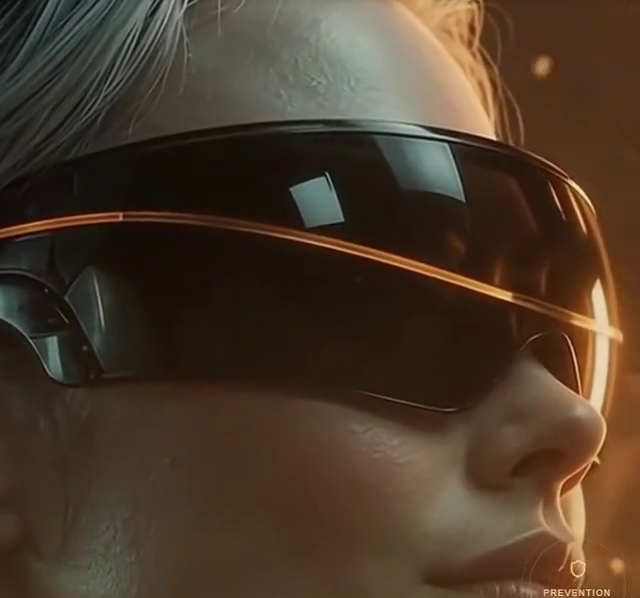
#> input picture frame 35 of public/videos/aegis-hero-mobile.mp4, 640 x 598 px, given in place of person_framing_improved.mp4, which was not available
$ python track_person.py
#> lines starting #> are read from the running program, lines starting #| are printed output that depends on the picture; after the words box and inside, x2 and y2 are one past the last pixel; in counts of white or black regions, pixels touching at a corner belong together; pictures that were not available may be replaced by others from this repository, and a replacement may not be noted
import cv2
import os
import numpy as np

# We can use person_framing_improved.mp4 or Use_the_provided_reference_ima.mp4
# Let's check both
source_full = os.path.expanduser(r"~\Downloads\Use_the_provided_reference_ima.mp4")
source_pfi = os.path.abspath("person_framing_improved.mp4")

print("Checking source_full:", os.path.exists(source_full))
print("Checking source_pfi:", os.path.exists(source_pfi))

cap = cv2.VideoCapture(source_full if os.path.exists(source_full) else source_pfi)
width = int(cap.get(cv2.CAP_PROP_FRAME_WIDTH))
height = int(cap.get(cv2.CAP_PROP_FRAME_HEIGHT))
total_frames = int(cap.get(cv2.CAP_PROP_FRAME_COUNT))
fps = cap.get(cv2.CAP_PROP_FPS)

print(f"Video: {width}x{height}, {fps} fps, {total_frames} frames")

frames_data = []
idx = 0
while True:
    ret, frame = cap.read()
#> frame is the input picture: shape (598, 640, 3); mean B, G, R 41.5, 57.9, 74.9
    if not ret:
        break
    # detect person top (head) and x center
    # threshold brightness
    gray = cv2.cvtColor(frame, cv2.COLOR_BGR2GRAY)
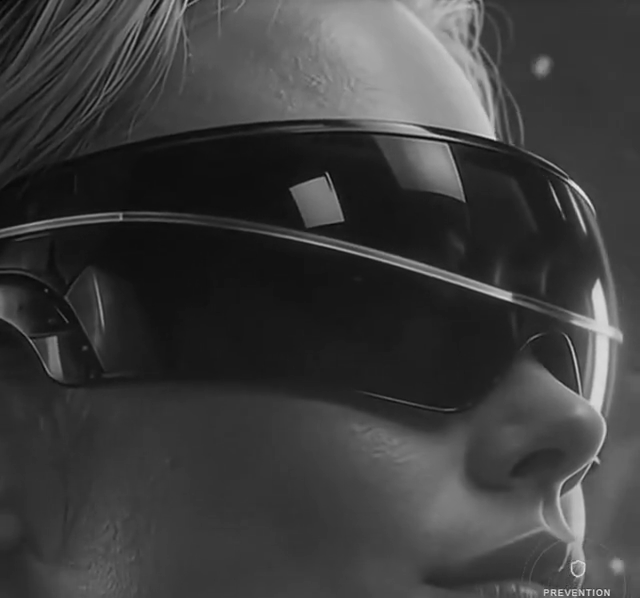
#> gray: shape (598, 640); min 4, max 230, mean 61.1
    person_mask = (gray > 20)
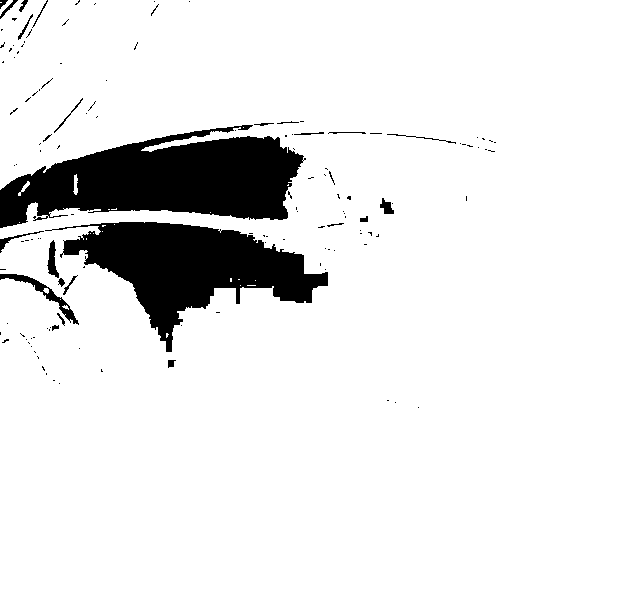
#> person_mask: shape (598, 640) bool; 90.5% white; 137 black regions (112 under 20 px), largest, box (x1, y1, x2, y2) and area: (0, 125, 306, 228) 18708, (45, 222, 328, 352) 15124, (0, 274, 79, 325) 605
    # ignore floor reflection (bottom 10%)
    person_mask[int(height*0.85):, :] = 0
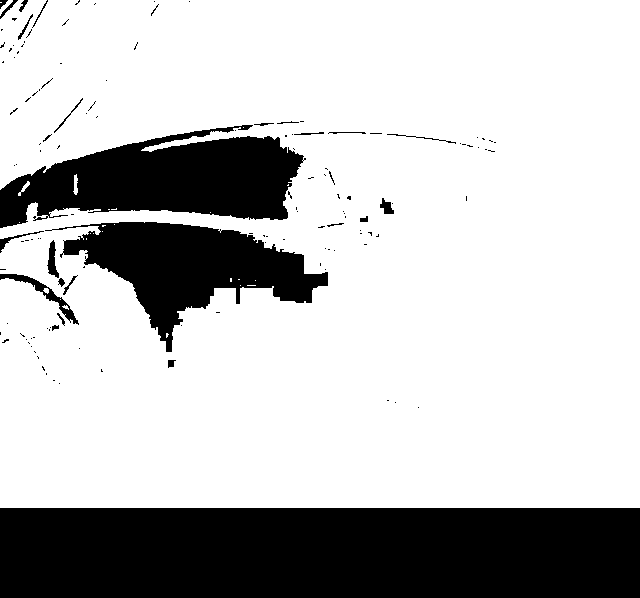
#> person_mask: shape (598, 640) bool; 75.5% white; 138 black regions (112 under 20 px), largest, box (x1, y1, x2, y2) and area: (0, 508, 640, 598) 57600, (0, 125, 306, 228) 18708, (45, 222, 328, 352) 15124
    ys, xs = np.where(person_mask)
    if len(ys) > 0:
        top_y = int(np.min(ys))
#> top_y = 0
        # Head mask: top 120 pixels
        head_mask = person_mask[top_y:top_y+int(height*0.18), :]
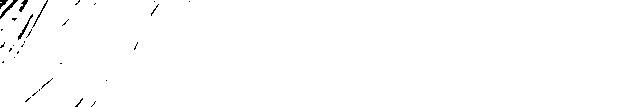
#> head_mask: shape (107, 640) bool; 99.4% white; black in thin lines or dots, all inside (x1, y1, x2, y2) = (0, 0, 190, 107)
        h_ys, h_xs = np.where(head_mask)
        if len(h_xs) > 0:
            cx = float(np.median(h_xs))
#> cx = 321.5
        else:
            cx = float(np.median(xs))
    else:
        top_y = 50
        cx = width / 2.0
    frames_data.append((idx, top_y, cx))
    idx += 1

cap.release()

print(f"Processed {len(frames_data)} frames")
for i in [0, 30, 60, 90, 120, 150, 180, 210, len(frames_data)-1]:
    if i < len(frames_data):
        print(f"Frame {i:3d} ({i/fps:.2f}s): top_y={frames_data[i][1]}, cx={frames_data[i][2]:.1f}")
